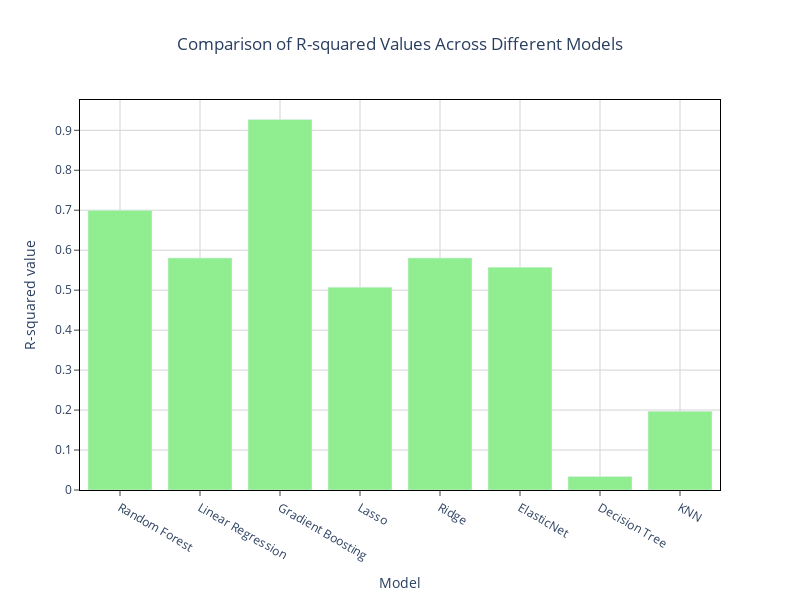

Write notebook code for a chart like this one.
### Code cell
import plotly.graph_objects as px
plot = px.Figure(data=[
                       px.Bar(
    name = 'Original Model',
    x = mods,
    y = og
   )
])

plot.update_layout(title= 'Comparison of R-squared Values Across Different Models', title_x=0.5, 
                   xaxis_title = 'Model', yaxis_title='R-squared value',
                  width=800,height=600, plot_bgcolor= 'rgba(0, 0, 0, 0)',)
#paper_bgcolor= 'rgba(0, 0, 0, 0)',)
plot.update_traces(marker_color = 'LightGreen')
plot.update_xaxes(
    mirror=True,
    ticks='outside',
    showline=True,
    linecolor='black',
    gridcolor='lightgrey'
)
plot.update_yaxes(
    mirror=True,
    ticks='outside',
    showline=True,
    linecolor='black',
    gridcolor='lightgrey'
)
#plot.update_xaxes('Regression Model Type')
plot.show()

### Figure 1 — Plotly figure (JSON) as saved in the notebook; plotly's stock layout.template omitted (floating-point values rounded to 4 significant figures)
{"data": [{"marker": {"color": "LightGreen"}, "name": "Original Model", "type": "bar", "x": ["Random Forest", "Linear Regression", "Gradient Boosting", "Lasso", "Ridge", "ElasticNet", "Decision Tree", "KNN"], "y": [0.6996, 0.5806, 0.927, 0.5074, 0.5806, 0.5576, 0.03398, 0.197]}], "layout": {"height": 600, "plot_bgcolor": "rgba(0, 0, 0, 0)", "title": {"text": "Comparison of R-squared Values Across Different Models", "x": 0.5}, "width": 800, "xaxis": {"autorange": true, "gridcolor": "lightgrey", "linecolor": "black", "mirror": true, "range": [-0.5, 7.5], "showline": true, "ticks": "outside", "title": {"text": "Model"}, "type": "category"}, "yaxis": {"autorange": true, "gridcolor": "lightgrey", "linecolor": "black", "mirror": true, "range": [0, 0.9758], "showline": true, "ticks": "outside", "title": {"text": "R-squared value"}, "type": "linear"}}}
